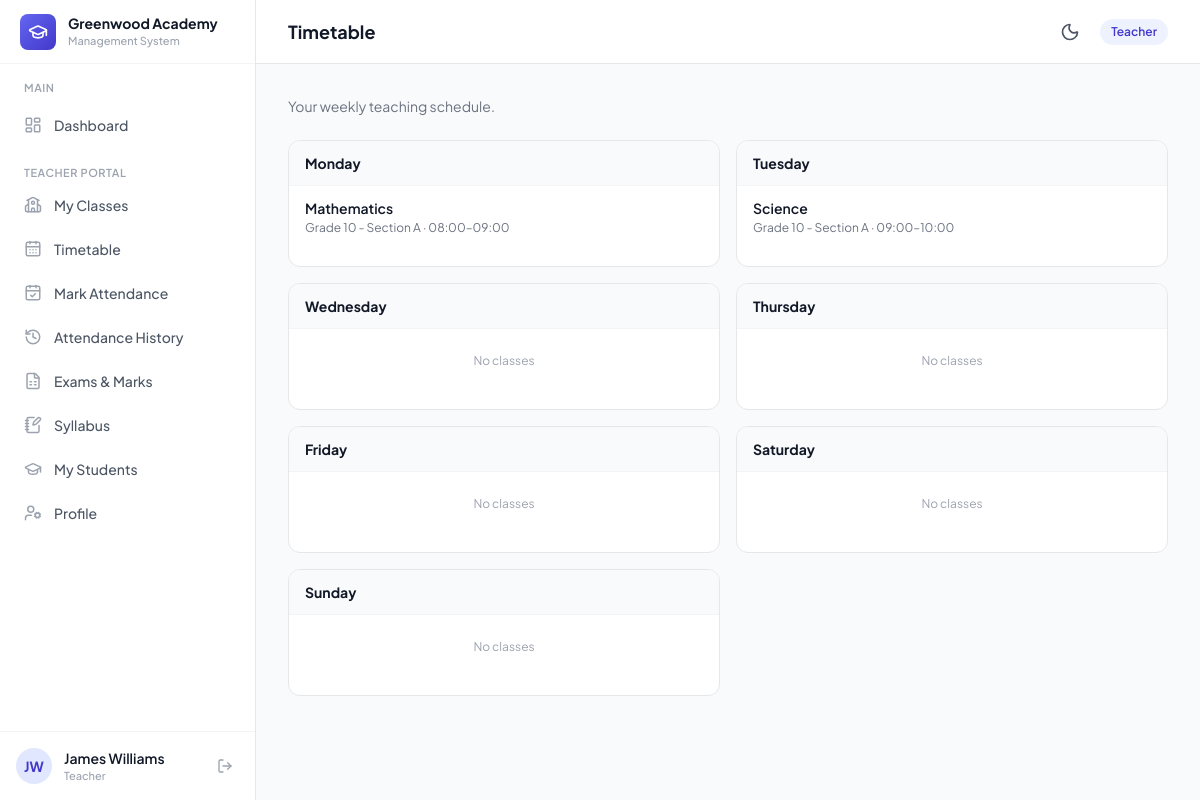
/teacher/timetable/ (signed in), run on an earlier commit of the app's database.
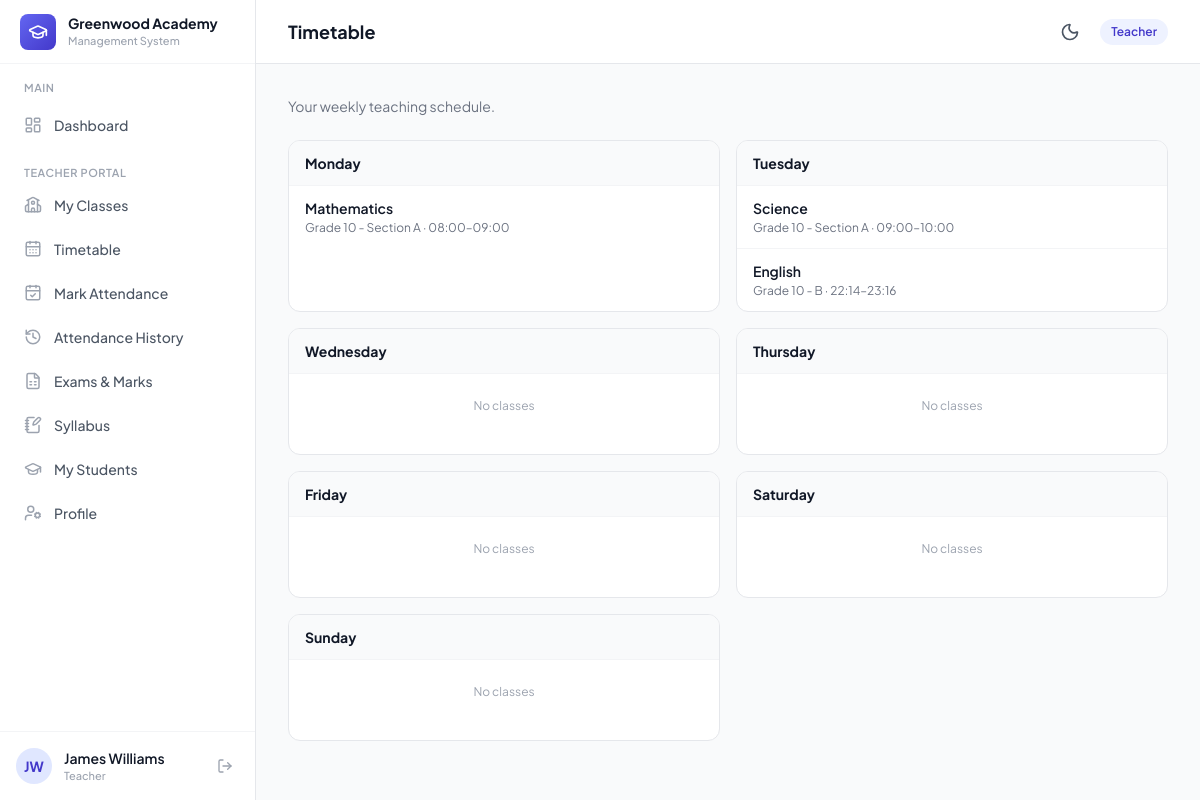
And on a later commit of the database.
### core/models.py (models this page shows, shortened)
class TenantModel(models.Model):
    school = models.ForeignKey(
        School,
        on_delete=models.CASCADE,
        related_name='%(class)s_set',
    )
    objects = TenantManager()
    unscoped = UnscopedManager()
    class Meta:
        abstract = True

class Timetable(TenantModel):
    section = models.ForeignKey(
        Section,
        on_delete=models.CASCADE,
        related_name='timetables'
    )
    subject = models.ForeignKey(
        Subject,
        on_delete=models.CASCADE,
        related_name='timetables'
    )
    teacher = models.ForeignKey(
        settings.AUTH_USER_MODEL,
        on_delete=models.CASCADE,
        related_name='timetables'
    )
    day_of_week = models.CharField(
        max_length=20,
        choices=DayOfWeekChoices.choices
    )
    start_time = models.TimeField()
    end_time = models.TimeField()
    class Meta:
        ordering = ['day_of_week', 'start_time']

class Subject(TenantModel):
    name = models.CharField(max_length=200)
    code = models.CharField(max_length=50)
    class Meta:
        ordering = ['name']
        unique_together = ['school', 'code']

class Section(TenantModel):
    classroom = models.ForeignKey(
        ClassRoom,
        on_delete=models.CASCADE,
        related_name='sections'
    )
    name = models.CharField(max_length=100)
    class_teacher = models.ForeignKey(
        settings.AUTH_USER_MODEL,
        on_delete=models.SET_NULL,
        null=True,
        blank=True,
        related_name='managed_sections'
    )
    class Meta:
        ordering = ['classroom__name', 'name']
        unique_together = ['classroom', 'name']
    def __str__(self):
        return f"{self.classroom.name} - {self.name}"

class ClassRoom(TenantModel):
    name = models.CharField(max_length=200)
    code = models.CharField(max_length=50)
    class Meta:
        ordering = ['name']
        unique_together = ['school', 'code']

### core/views.py (the view)
# urls.py: path('teacher/timetable/', views.teacher_timetable, name='teacher_timetable'),
@teacher_required
def teacher_timetable(request):
    user = request.user
    if user.is_superuser or user.is_school_admin:
        slots = Timetable.objects.filter(
            section__in=get_teacher_sections(user)
        ).select_related('section', 'section__classroom', 'subject', 'teacher')
    else:
        slots = Timetable.objects.filter(teacher=user).select_related(
            'section', 'section__classroom', 'subject', 'teacher'
        )
    days = list(DayOfWeekChoices)
    timetable_by_day = {day.value: [] for day in days}
    for slot in slots.order_by('day_of_week', 'start_time'):
        timetable_by_day.setdefault(slot.day_of_week, []).append(slot)
    day_rows = [(day, timetable_by_day.get(day.value, [])) for day in days]
    return render(request, 'core/teacher_timetable.html', {
        'day_rows': day_rows,
    })

### core/managers.py (called while the page is built)
def set_current_school(school):
    _thread_locals.current_school = school

def get_current_school():
    return getattr(_thread_locals, 'current_school', None)

def clear_current_school():
    _thread_locals.current_school = None

    def get_queryset(self):
        qs = TenantQuerySet(self.model, using=self._db)
        current_school = get_current_school()
        if current_school is not None:
            qs = qs.filter(school=current_school)
        return qs

### core/models.py (called while the page is built)
    @property
    def currency_symbol(self):
        return CURRENCY_SYMBOLS.get(self.currency, self.currency)

    @property
    def theme_palette(self):
        return THEME_PALETTES.get(self.theme_color, THEME_PALETTES[ThemeColorChoices.INDIGO])

    @property
    def is_school_admin(self):
        return self.primary_role == PrimaryRoleChoices.SCHOOL_ADMIN

    @property
    def role_display(self):
        if self.is_superuser:
            return 'Platform Admin'
        return self.get_primary_role_display()

### templates/core/teacher_timetable.html (shortened to what this page needs)
{% extends "base.html" %}
{% block page_title %}Timetable{% endblock %}
{% block content %}
<div class="space-y-6">
    <p class="text-sm text-gray-500">Your weekly teaching schedule.</p>
    <div class="grid grid-cols-1 md:grid-cols-2 xl:grid-cols-3 gap-4">
        {% for day, slots in day_rows %}
        <div class="bg-white rounded-xl border border-gray-200 overflow-hidden">
            <div class="px-4 py-3 border-b border-gray-100 bg-gray-50">
                <h3 class="text-sm font-bold text-gray-900">{{ day.label }}</h3>
            </div>
            <ul class="divide-y divide-gray-100 min-h-[80px]">
                {% for slot in slots %}
                <li class="px-4 py-3">
                    <p class="text-sm font-semibold text-gray-900">{{ slot.subject.name }}</p>
                    <p class="text-xs text-gray-500 mt-0.5">
                        {{ slot.section }} · {{ slot.start_time|time:"H:i" }}–{{ slot.end_time|time:"H:i" }}
                    </p>
                </li>
                {% empty %}
                <li class="px-4 py-6 text-center text-xs text-gray-400">No classes</li>
                {% endfor %}
            </ul>
        </div>
        {% endfor %}
    </div>
</div>
{% endblock %}

What changed in the data, as far as the page shows it:
added Timetable: subject.name "English", section "Grade 10 - B", start_time "22:14", end_time "23:16", shown under "Tuesday"
